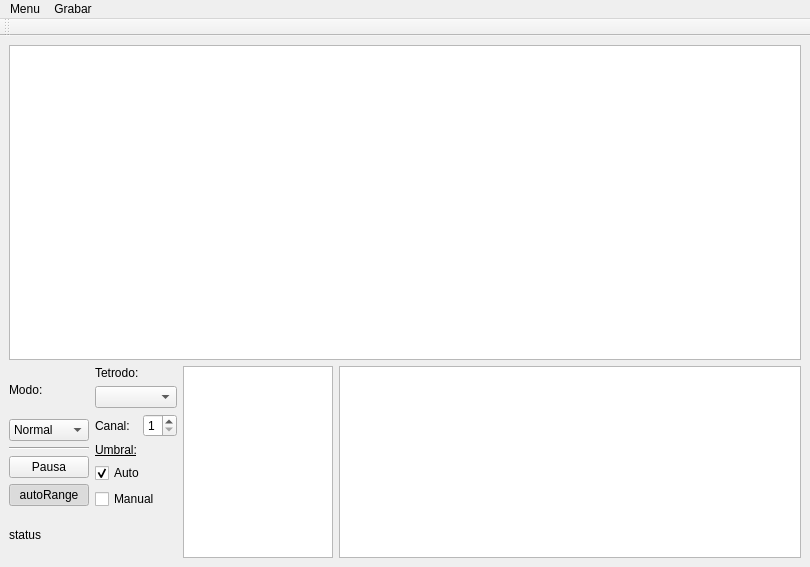
<?xml version="1.0" encoding="UTF-8"?>
<ui version="4.0">
 <class>MainWindow</class>
 <widget class="QMainWindow" name="MainWindow">
  <property name="geometry">
   <rect>
    <x>0</x>
    <y>0</y>
    <width>810</width>
    <height>567</height>
   </rect>
  </property>
  <property name="windowTitle">
   <string>MainWindow</string>
  </property>
  <widget class="QWidget" name="centralwidget">
   <layout class="QGridLayout" name="gridLayout">
    <item row="1" column="0">
     <layout class="QVBoxLayout" name="verticalLayout">
      <item>
       <widget class="QLabel" name="label_2">
        <property name="text">
         <string>Modo:</string>
        </property>
       </widget>
      </item>
      <item>
       <widget class="QComboBox" name="tet_plus_mode">
        <property name="currentIndex">
         <number>0</number>
        </property>
        <item>
         <property name="text">
          <string>Normal</string>
         </property>
        </item>
        <item>
         <property name="text">
          <string>Umbral</string>
         </property>
        </item>
        <item>
         <property name="text">
          <string>FFT</string>
         </property>
        </item>
       </widget>
      </item>
      <item>
       <widget class="Line" name="line">
        <property name="orientation">
         <enum>Qt::Horizontal</enum>
        </property>
       </widget>
      </item>
      <item>
       <widget class="QPushButton" name="pausa">
        <property name="text">
         <string>Pausa</string>
        </property>
        <property name="shortcut">
         <string>Space</string>
        </property>
        <property name="checkable">
         <bool>true</bool>
        </property>
        <property name="checked">
         <bool>false</bool>
        </property>
        <property name="autoExclusive">
         <bool>false</bool>
        </property>
        <property name="autoRepeatDelay">
         <number>30000</number>
        </property>
        <property name="autoRepeatInterval">
         <number>10000</number>
        </property>
        <property name="default">
         <bool>false</bool>
        </property>
        <property name="flat">
         <bool>false</bool>
        </property>
       </widget>
      </item>
      <item>
       <widget class="QPushButton" name="autoRange">
        <property name="text">
         <string>autoRange</string>
        </property>
        <property name="checkable">
         <bool>true</bool>
        </property>
        <property name="checked">
         <bool>true</bool>
        </property>
       </widget>
      </item>
      <item>
       <widget class="QLabel" name="status">
        <property name="sizePolicy">
         <sizepolicy hsizetype="Minimum" vsizetype="Minimum">
          <horstretch>0</horstretch>
          <verstretch>0</verstretch>
         </sizepolicy>
        </property>
        <property name="text">
         <string>status</string>
        </property>
       </widget>
      </item>
     </layout>
    </item>
    <item row="1" column="1">
     <layout class="QFormLayout" name="formLayout">
      <property name="fieldGrowthPolicy">
       <enum>QFormLayout::AllNonFixedFieldsGrow</enum>
      </property>
      <item row="0" column="0" colspan="2">
       <widget class="QLabel" name="label_5">
        <property name="sizePolicy">
         <sizepolicy hsizetype="Minimum" vsizetype="Minimum">
          <horstretch>0</horstretch>
          <verstretch>0</verstretch>
         </sizepolicy>
        </property>
        <property name="text">
         <string>Tetrodo:</string>
        </property>
       </widget>
      </item>
      <item row="1" column="0" colspan="2">
       <widget class="QComboBox" name="tet_plus_selec">
        <property name="currentIndex">
         <number>-1</number>
        </property>
       </widget>
      </item>
      <item row="2" column="0">
       <widget class="QLabel" name="label_4">
        <property name="text">
         <string>Canal:  </string>
        </property>
       </widget>
      </item>
      <item row="2" column="1">
       <widget class="QSpinBox" name="canal_selec">
        <property name="minimum">
         <number>1</number>
        </property>
        <property name="maximum">
         <number>4</number>
        </property>
       </widget>
      </item>
      <item row="3" column="0" colspan="2">
       <widget class="QLabel" name="label">
        <property name="text">
         <string>&lt;html&gt;&lt;head/&gt;&lt;body&gt;&lt;p&gt;&lt;span style=&quot; text-decoration: underline;&quot;&gt;Umbral:&lt;/span&gt;&lt;/p&gt;&lt;/body&gt;&lt;/html&gt;</string>
        </property>
       </widget>
      </item>
      <item row="4" column="0" colspan="2">
       <widget class="QCheckBox" name="c_auto_umbral">
        <property name="text">
         <string>Auto</string>
        </property>
        <property name="checked">
         <bool>true</bool>
        </property>
        <attribute name="buttonGroup">
         <string notr="true">buttonGroup</string>
        </attribute>
       </widget>
      </item>
      <item row="5" column="0" colspan="2">
       <widget class="QCheckBox" name="c_manual_umbral">
        <property name="text">
         <string>Manual</string>
        </property>
        <attribute name="buttonGroup">
         <string notr="true">buttonGroup</string>
        </attribute>
       </widget>
      </item>
     </layout>
    </item>
    <item row="1" column="2">
     <widget class="GraphicsView" name="plus_grid_fr">
      <property name="sizePolicy">
       <sizepolicy hsizetype="Expanding" vsizetype="Fixed">
        <horstretch>0</horstretch>
        <verstretch>0</verstretch>
       </sizepolicy>
      </property>
      <property name="maximumSize">
       <size>
        <width>150</width>
        <height>10000</height>
       </size>
      </property>
     </widget>
    </item>
    <item row="1" column="3">
     <widget class="GraphicsView" name="plus_grid">
      <property name="sizePolicy">
       <sizepolicy hsizetype="Expanding" vsizetype="Fixed">
        <horstretch>0</horstretch>
        <verstretch>0</verstretch>
       </sizepolicy>
      </property>
      <property name="maximumSize">
       <size>
        <width>16777215</width>
        <height>10000</height>
       </size>
      </property>
     </widget>
    </item>
    <item row="0" column="0" colspan="4">
     <widget class="GraphicsView" name="espacio_pg"/>
    </item>
   </layout>
  </widget>
  <widget class="QMenuBar" name="menubar">
   <property name="geometry">
    <rect>
     <x>0</x>
     <y>0</y>
     <width>810</width>
     <height>29</height>
    </rect>
   </property>
   <widget class="QMenu" name="menuMenu">
    <property name="title">
     <string>Menu</string>
    </property>
    <addaction name="actionNuevo"/>
    <addaction name="actionSalir"/>
   </widget>
   <widget class="QMenu" name="menuGrabar">
    <property name="title">
     <string>Grabar</string>
    </property>
    <addaction name="actionComenzar"/>
    <addaction name="actionDetener"/>
   </widget>
   <addaction name="menuMenu"/>
   <addaction name="menuGrabar"/>
  </widget>
  <widget class="QToolBar" name="toolBar">
   <property name="windowTitle">
    <string>toolBar</string>
   </property>
   <attribute name="toolBarArea">
    <enum>TopToolBarArea</enum>
   </attribute>
   <attribute name="toolBarBreak">
    <bool>false</bool>
   </attribute>
  </widget>
  <action name="actionDetener">
   <property name="text">
    <string>Detener</string>
   </property>
   <property name="shortcut">
    <string>Ctrl+D</string>
   </property>
  </action>
  <action name="actionSalir">
   <property name="text">
    <string>Salir</string>
   </property>
   <property name="shortcut">
    <string>Ctrl+S</string>
   </property>
  </action>
  <action name="actionNuevo">
   <property name="text">
    <string>Nuevo</string>
   </property>
   <property name="shortcut">
    <string>Ctrl+N</string>
   </property>
  </action>
  <action name="actionComenzar">
   <property name="text">
    <string>Comenzar</string>
   </property>
  </action>
 </widget>
 <customwidgets>
  <customwidget>
   <class>GraphicsView</class>
   <extends>QGraphicsView</extends>
   <header>pyqtgraph</header>
  </customwidget>
 </customwidgets>
 <resources/>
 <connections>
  <connection>
   <sender>actionDetener</sender>
   <signal>triggered()</signal>
   <receiver>MainWindow</receiver>
   <slot>on_actionDetener()</slot>
   <hints>
    <hint type="sourcelabel">
     <x>-1</x>
     <y>-1</y>
    </hint>
    <hint type="destinationlabel">
     <x>379</x>
     <y>288</y>
    </hint>
   </hints>
  </connection>
  <connection>
   <sender>actionSalir</sender>
   <signal>triggered()</signal>
   <receiver>MainWindow</receiver>
   <slot>on_actionSalir()</slot>
   <hints>
    <hint type="sourcelabel">
     <x>-1</x>
     <y>-1</y>
    </hint>
    <hint type="destinationlabel">
     <x>379</x>
     <y>288</y>
    </hint>
   </hints>
  </connection>
  <connection>
   <sender>actionNuevo</sender>
   <signal>triggered()</signal>
   <receiver>MainWindow</receiver>
   <slot>on_actionNuevo()</slot>
   <hints>
    <hint type="sourcelabel">
     <x>-1</x>
     <y>-1</y>
    </hint>
    <hint type="destinationlabel">
     <x>379</x>
     <y>288</y>
    </hint>
   </hints>
  </connection>
  <connection>
   <sender>actionComenzar</sender>
   <signal>triggered()</signal>
   <receiver>MainWindow</receiver>
   <slot>on_actionComenzar()</slot>
   <hints>
    <hint type="sourcelabel">
     <x>-1</x>
     <y>-1</y>
    </hint>
    <hint type="destinationlabel">
     <x>379</x>
     <y>288</y>
    </hint>
   </hints>
  </connection>
 </connections>
 <slots>
  <slot>on_actionDetener()</slot>
  <slot>on_actionSalir()</slot>
  <slot>on_actionNuevo()</slot>
  <slot>on_actionComenzar()</slot>
 </slots>
 <buttongroups>
  <buttongroup name="buttonGroup"/>
 </buttongroups>
</ui>
